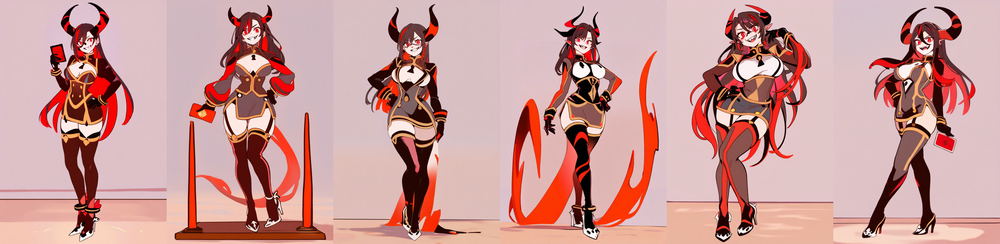
#> input picture art/VESPERA_CUERPO_candidatas_v02.png, 1000 x 244 px, shrunk from 2496 x 608 before the run
$ python cutout.py ../VESPERA_CUERPO_candidatas_v02.png ../CONTADORA_esmoquin_v01.png 1.0
#> lines starting #> are read from the running program, lines starting #| are printed output that depends on the picture; after the words box and inside, x2 and y2 are one past the last pixel; in counts of white or black regions, pixels touching at a corner belong together
"""Quita el fondo liso de un concepto (flood desde el borde) y guarda PNG con alpha.
Uso: python cutout.py entrada.png salida.png [tolerancia]
"""
import sys
import numpy as np
from PIL import Image
from scipy import ndimage as ndi


def cutout(src, dst, tol=34):
#> called with src = '../VESPERA_CUERPO_candidatas_v02.png', dst = '../CONTADORA_esmoquin_v01.png', tol = 1
    im = Image.open(src).convert("RGB")
#> im is the input picture: PIL image 1000x244 RGB; mean R, G, B 201.6, 154.2, 151.6
    a = np.asarray(im).astype(np.int16)
    border = np.concatenate([a[0], a[-1], a[:, 0], a[:, -1]])
#> border = 2488 rows, first 8: [223, 192, 202], [223, 192, 202], [222, 192, 201], [222, 191, 200], [223, 191, 200], [223, 191, 200], [223, 191, 200], [223, 191, 199]
    bg = np.median(border, axis=0)
#> bg = [224, 192, 195]
    close = np.abs(a - bg).sum(axis=2) < tol * 3 / 2
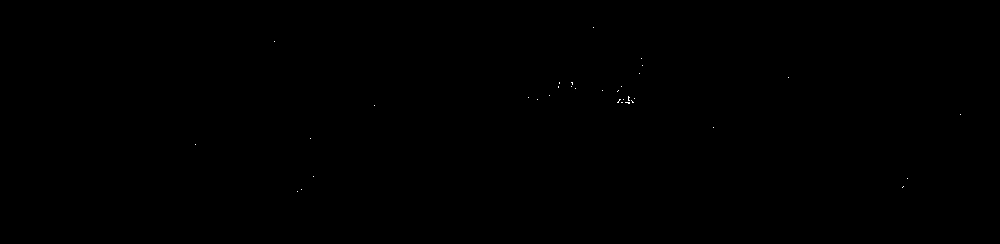
#> close: shape (244, 1000) bool; 0.03% white in thin lines or dots, all inside (x1, y1, x2, y2) = (195, 27, 961, 192)
    lab, n = ndi.label(close)
#> lab: shape (244, 1000) int32; 39 distinct labels, from 0 to 38
#> n = 38
    edge = set(np.unique(np.concatenate([lab[0], lab[-1], lab[:, 0], lab[:, -1]]))) - {0}
#> edge = 0 items
    sizes = ndi.sum(close, lab, index=np.arange(1, n + 1))
#> sizes = 38 values, max 7 at index 16, min 1 at index 0, mean 1.63
    big = {i + 1 for i, v in enumerate(sizes) if v > 120}
#> big = 0 items
    bgmask = np.isin(lab, list(edge | big))
#> bgmask: shape (244, 1000) bool; every value is 0
    # suaviza 1 px el borde para evitar halo
    bgmask = ndi.binary_dilation(bgmask, iterations=1) & close | bgmask
    alpha = np.where(bgmask, 0, 255).astype(np.uint8)
#> alpha: shape (244, 1000); every value is 255
    alpha = ndi.binary_opening(alpha > 0, iterations=1).astype(np.uint8) * 255
#> alpha: shape (244, 1000); 100% white; black in thin lines or dots
    # rellena huecos pequenos dentro del personaje
    solid = alpha > 0
#> solid: shape (244, 1000) bool; 100% white; black in thin lines or dots
    out = np.dstack([np.asarray(im), np.where(solid, 255, 0).astype(np.uint8)])
    Image.fromarray(out, "RGBA").save(dst)
    return bg


if __name__ == "__main__":
    print(cutout(sys.argv[1], sys.argv[2], float(sys.argv[3]) if len(sys.argv) > 3 else 34))
